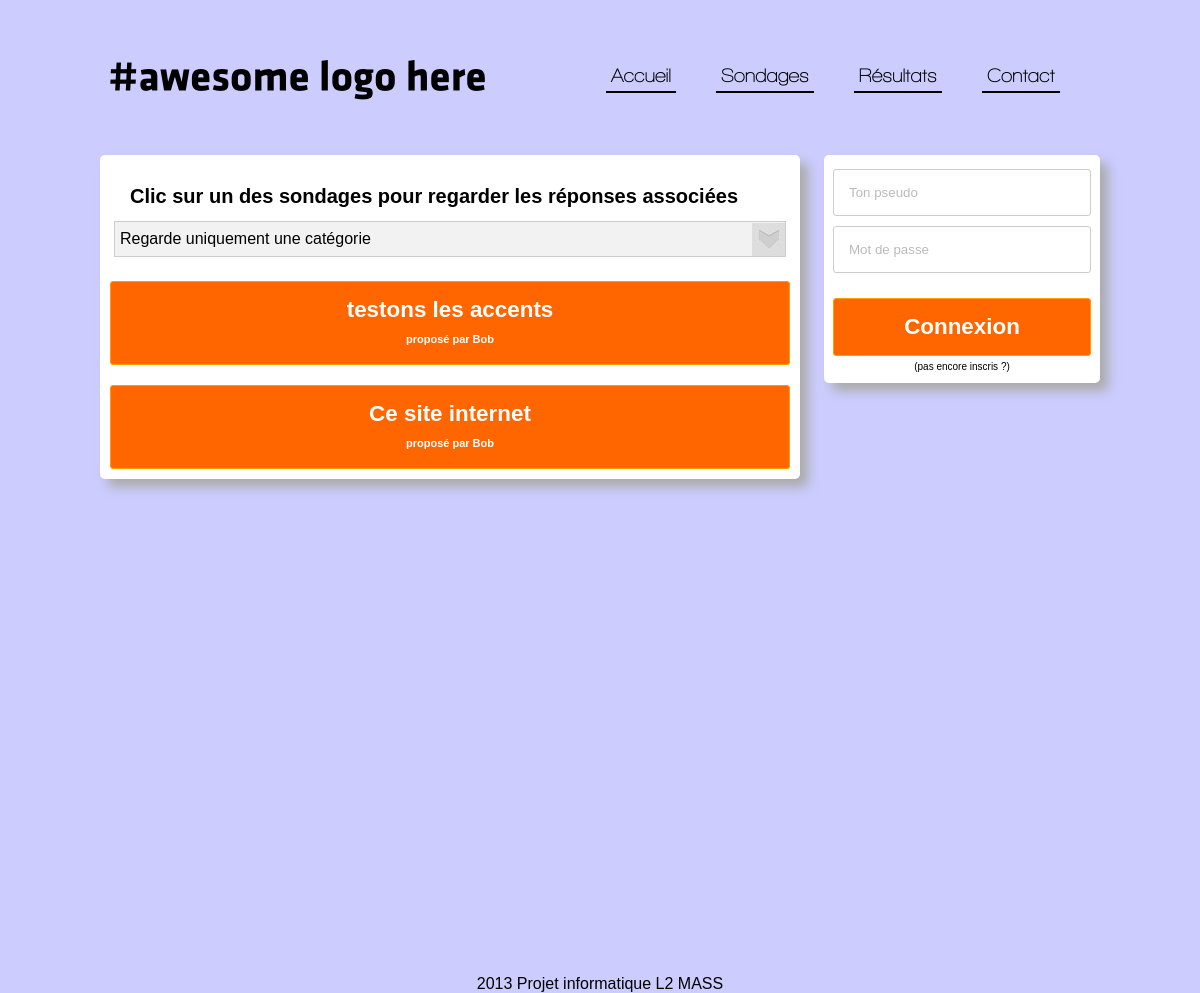
The app's page /resultat.php with its own data.
### tables this page shows
CREATE TABLE IF NOT EXISTS `sondages` (
  `id` int(11) NOT NULL AUTO_INCREMENT,
  `titre` text NOT NULL,
  `id_membre` int(11) NOT NULL,
  `nb_question` int(11) NOT NULL,
  `categorie` text NOT NULL,
  `date` date NOT NULL,
  `nb_rempli` int(11) NOT NULL,
  PRIMARY KEY (`id`)
);

CREATE TABLE IF NOT EXISTS `membres` (
  `id` int(11) NOT NULL AUTO_INCREMENT,
  `pseudo` text NOT NULL,
  `mdp` text NOT NULL,
  `nb_sondages` int(11) NOT NULL,
  `nb_reponses` int(11) NOT NULL,
  `mail` text NOT NULL,
  `age` text NOT NULL,
  `sexe` text NOT NULL,
  PRIMARY KEY (`id`)
);

### includes/sql.php (called while the page is built)
<?php
					$connSQL['hote']="localhost";
				   $connSQL['util']="root";
				   $connSQL['pass']="";
				   $connSQL['base']="test";
				   ?>

### includes/fonctions.php (called while the page is built, shortened)
<?php
				include 'sql.php';
			   function requete($requete) {
				   global $connSQL;
						   if(function_exists("mysqli_query")) {
							   $resultat=@mysqli_query($connSQL['conn'],$requete) or
			die("<font color=\"#AD0018\"><b>$requete<br>erreur</b></font>");
						   } else {
							   $resultat=@mysql_query($requete) or die("<font
			color=\"#AD0018\">".erreur(3)."</b></font>");
						   }
				   return $resultat;
			   }
			   function reqfetch($resultat) {
				   if(function_exists("mysqli_fetch_array")) {
					   return mysqli_fetch_array($resultat);
				   } else {
					   return mysql_fetch_array($resultat);
				   }
			   }

### resultat.php (the view, shortened to what this page needs)
 <?php session_start();
include 'includes/haut.php';
include 'includes/menu.php';
include 'includes/fonctions.php';
?>
		<div class="contenu">
			<div class="corps">
				<?php
					if(!isset($_GET['cat'])&&!isset($_GET['id']))
					{
						echo '<h1>Clic sur un des sondages pour regarder les réponses associées</h1>'; ?>
						<div class="styled-select">
							<select id="cat" name="categorie" onchange="cat('resultat')">
							<option selected disabled value=0 >Regarde uniquement une catégorie</option>
							</select>
						</div>
				<?php	$sql = 'SELECT *  FROM sondages  where nb_rempli > 0 ORDER BY id DESC';
						$req = requete($sql);
						while ($data = reqfetch($req))
						{
							$sql2 = 'SELECT *  FROM membres WHERE id='.$data['id_membre'];
							$req2 = requete($sql2);
							while ($data2 = reqfetch($req2))
							{
								echo '<button onclick="window.location=\'resultat.php?id='.$data['id'].'\';" >'.$data['titre'].'</br><span class="petit">
								proposé par '.$data2['pseudo'].' </span></button>';
							}
						}
					}
						echo '<h1>Clic sur un des sondages pour regarder les réponses associées ('.$_GET['cat'].')</h1>'; ?>
			</div>
			<div class="barredroite">
				<?php if(!isset($_SESSION['pseudo'])){?>
				<div class="bloc">
					<form class="form1" id="start" action="connexion.php" method="post">
						<input type="text" name="pseudo" placeholder="Ton pseudo " required="">
							<input type="password" name="mdp" placeholder="Mot de passe" required="">
							<button type="submit">Connexion</button>
							<a href="inscription.php"class="inscritToi">(pas encore inscris ?)</a>
					</form>
				</div>
				<?php }				?>
			</div>
		</div>
		<div class="footer">
			<p>2013 Projet informatique L2 MASS</p>
		</div>
	</div>
	</body>
</html>

### css/design.css (style rules this page uses)
html { padding:0px; width:100%; height:100%; }
body { font-family:Arial,Sans; margin:0px; padding:0px; width:100%; height:100%; background-color:#ccccff; }
a { text-decoration:none; color:black; }
.contenu { margin-top:0; margin-bottom:20px; height:100%; }
.corps { float:left; margin-bottom:20px; background-color:white; width:680px; padding:10px; border-radius:5px; box-shadow: 8px 8px 12px #aaa; }
.bloc { margin-bottom:20px; background-color:white; padding:3px; border-radius:5px; box-shadow: 8px 8px 12px #aaa; float:right; width:270px; }
.form1 { margin:6px; text-align:center; }
h1 { text-align:left; font-size:20px; }
.inscritToi { text-decoration:none; margin:3px; font-size:10px; cursor:pointer; }
.footer { margin-bottom:20px; text-align:center; font-family:Arial,Mollot,Sans; }
input { margin: 5px 0; padding: 15px; width: 100%; *width: 518px; box-sizing: border-box; border: 1px solid #ccc; border-radius: 3px; }
button { margin: 20px 0px 0px 0px; padding: 15px 8px; width: 100%; cursor: pointer; border: 1px solid #ff9c00; overflow: visible; display: inline-block; color: #fff; font: bold 1.4em arial, sans; background-color: #ff6600; border-radius: 3px; }
.styled-select { cursor:pointer; background: url(../img/select.jpg) no-repeat right #f2f2f2; border: 1px solid #ccc; width:auto; margin: 4px; }
.styled-select select { cursor:pointer; background: transparent; width: 100%; padding: 5px; font-size: 16px; line-height: 1; border: 0; border-radius: 0; height: 34px; -webkit-appearance: none; }
.petit { font-size:11px; }
h1 { margin-top:20px; margin-left:20px; }

### records on screen
sondages: titre "testons les accents"
membres: pseudo "Bob"
sondages: titre "Ce site internet"
